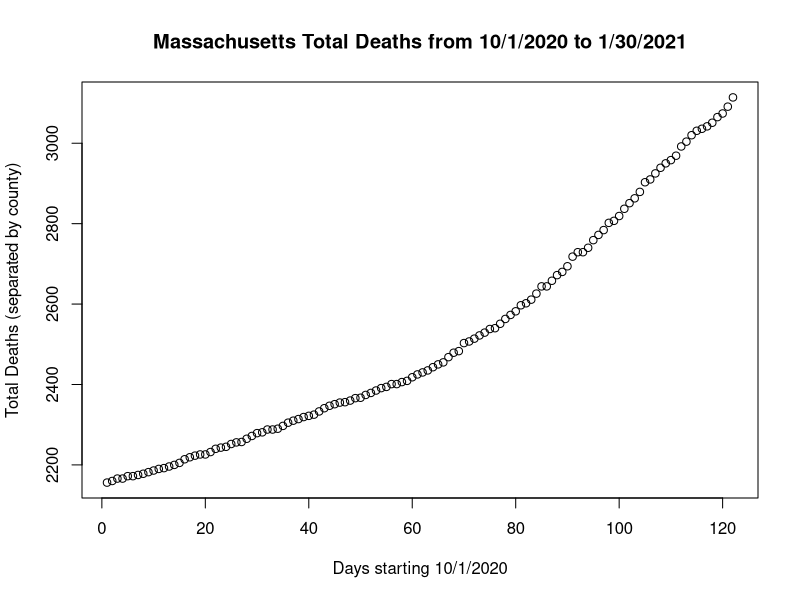
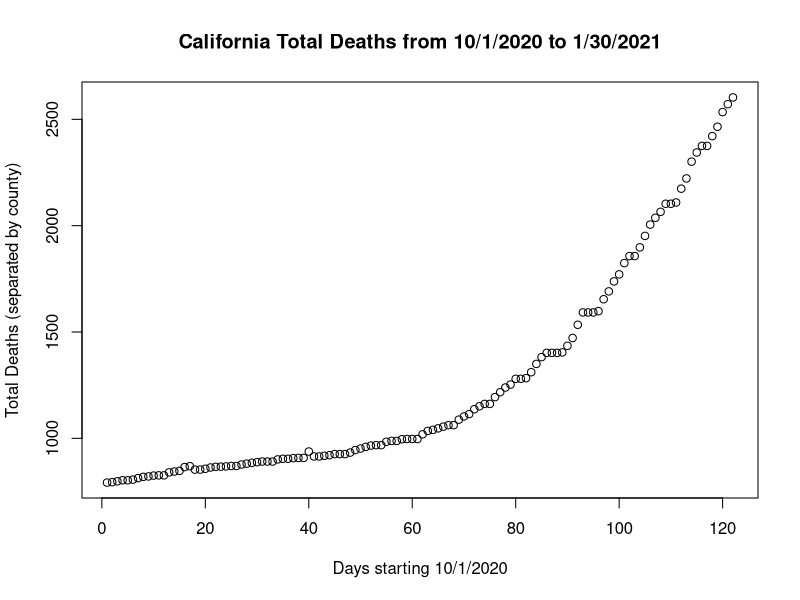
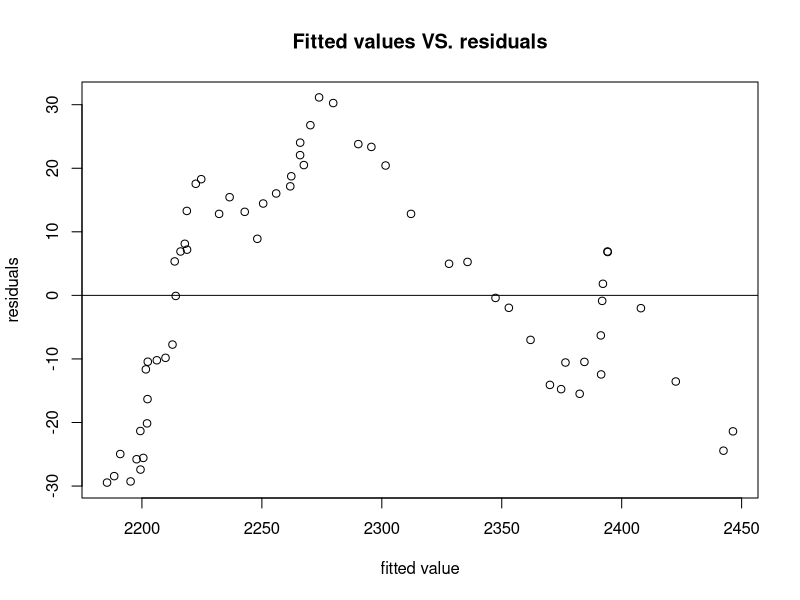

These figures' R source, in order:
## ---- chunk 1
ma.df <- read.csv("massms.csv", sep=",", header=TRUE)
ca.df <- read.csv("calisd.csv", sep=",", header=TRUE)
## ---- chunk 2
plot(ma.df$date, ma.df$total_deaths, main = "Massachusetts Total Deaths from 10/1/2020 to 1/30/2021", xlab = "Days starting 10/1/2020", ylab = "Total Deaths (separated by county)")
plot(ca.df$date, ca.df$total_deaths, main = "California Total Deaths from 10/1/2020 to 1/30/2021", xlab = "Days starting 10/1/2020", ylab = "Total Deaths (separated by county)")
## ---- chunk 3
ma.df.train <- ma.df[1:61,]
ma.df.test <- ma.df[62:122,]
fit.train <- lm(total_deaths ~ total_cases+daily_positive_7day_ma+daily_deaths_7day_ma+positivity_rate_7day_ma+prevalence_ratio_mean+rt_mean+new_infected_mean+current_infected_mean, data = ma.df.train )
summary(fit.train)


## ---- chunk 4
fit.train <- lm(total_deaths ~ total_cases+positivity_rate_7day_ma, data = ma.df.train )
summary(fit.train)

## ---- chunk 5

plot(fit.train$fitted ,fit.train$residuals, xlab = "fitted value", ylab = "residuals", main = "Fitted values VS. residuals") 
abline(h = 0)



## ---- chunk 6


actual_deaths <- as.vector(ma.df.test$total_deaths)
pred.ma <- predict(fit.train, ma.df.test, interval="prediction", level=0.95)

#pred.vals.ma<-pred.ma[,1]
#mse.fit.ma <- mean((actual_deaths - pred.vals.ma)^2)
predicted_deaths <- pred.ma[,'fit']

mse.test <- mean((actual_deaths - predicted_deaths)^2)
mse.train <- mean(fit.train$residuals^2)

mse.test
mse.train
percent_change <- (((mse.train - mse.test)/mse.train) * 100)
percent_change

t.test(fit.train$residuals, as.vector(actual_deaths - predicted_deaths))


## ---- chunk 7
ca.df.train <- ca.df[1:61,]
ca.df.test <- ca.df[62:122,]
fit.train <- lm(total_deaths ~ total_cases+daily_positive_7day_ma+daily_deaths_7day_ma+positivity_rate_7day_ma+prevalence_ratio_mean+rt_mean+new_infected_mean+current_infected_mean, data = ca.df.train )
summary(fit.train)


## ---- chunk 8
fit.train <- lm(total_deaths ~ total_cases+daily_positive_7day_ma+daily_deaths_7day_ma+current_infected_mean , data = ca.df.train )
summary(fit.train)

## ---- chunk 9


actual_deaths <- as.vector(ca.df.test$total_deaths)
pred.ca <- predict(fit.train, ca.df.test, interval="prediction", level=0.95)

predicted_deaths <- pred.ca[,'fit']

mse.test <- mean((actual_deaths - predicted_deaths)^2)
mse.train <- mean(fit.train$residuals^2)

mse.test
mse.train
percent_change <- (((mse.train - mse.test)/mse.train) * 100)
percent_change

t.test(fit.train$residuals, as.vector(actual_deaths - predicted_deaths))


